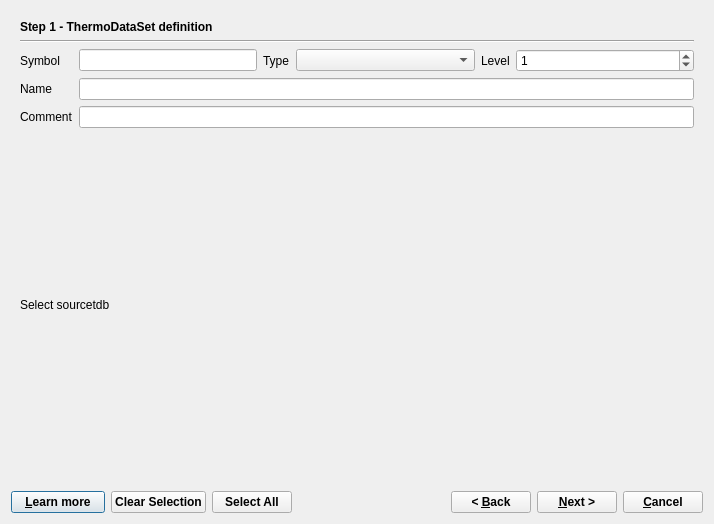
<?xml version="1.0" encoding="UTF-8"?>
<ui version="4.0">
 <class>ThermoDataSetDialog</class>
 <widget class="QDialog" name="ThermoDataSetDialog">
  <property name="geometry">
   <rect>
    <x>0</x>
    <y>0</y>
    <width>714</width>
    <height>524</height>
   </rect>
  </property>
  <property name="windowTitle">
   <string>Dialog</string>
  </property>
  <layout class="QVBoxLayout" name="verticalLayout_3">
   <item>
    <widget class="QStackedWidget" name="stackedWidget">
     <property name="sizePolicy">
      <sizepolicy hsizetype="Preferred" vsizetype="Preferred">
       <horstretch>0</horstretch>
       <verstretch>0</verstretch>
      </sizepolicy>
     </property>
     <property name="currentIndex">
      <number>0</number>
     </property>
     <widget class="QWidget" name="page">
      <layout class="QGridLayout" name="gridLayout">
       <item row="3" column="1" colspan="5">
        <widget class="QLineEdit" name="pName">
         <property name="sizePolicy">
          <sizepolicy hsizetype="Expanding" vsizetype="Fixed">
           <horstretch>0</horstretch>
           <verstretch>0</verstretch>
          </sizepolicy>
         </property>
        </widget>
       </item>
       <item row="2" column="4">
        <widget class="QLabel" name="label_4">
         <property name="text">
          <string>Level</string>
         </property>
        </widget>
       </item>
       <item row="4" column="0">
        <widget class="QLabel" name="label_6">
         <property name="sizePolicy">
          <sizepolicy hsizetype="Minimum" vsizetype="Preferred">
           <horstretch>0</horstretch>
           <verstretch>0</verstretch>
          </sizepolicy>
         </property>
         <property name="text">
          <string>Comment</string>
         </property>
        </widget>
       </item>
       <item row="2" column="0">
        <widget class="QLabel" name="label">
         <property name="sizePolicy">
          <sizepolicy hsizetype="Minimum" vsizetype="Preferred">
           <horstretch>0</horstretch>
           <verstretch>0</verstretch>
          </sizepolicy>
         </property>
         <property name="text">
          <string>Symbol</string>
         </property>
        </widget>
       </item>
       <item row="2" column="1">
        <widget class="QLineEdit" name="pSymbol">
         <property name="sizePolicy">
          <sizepolicy hsizetype="Expanding" vsizetype="Fixed">
           <horstretch>0</horstretch>
           <verstretch>0</verstretch>
          </sizepolicy>
         </property>
        </widget>
       </item>
       <item row="2" column="5">
        <widget class="QSpinBox" name="pLevel">
         <property name="sizePolicy">
          <sizepolicy hsizetype="Expanding" vsizetype="Fixed">
           <horstretch>0</horstretch>
           <verstretch>0</verstretch>
          </sizepolicy>
         </property>
         <property name="maximum">
          <number>20</number>
         </property>
         <property name="value">
          <number>1</number>
         </property>
        </widget>
       </item>
       <item row="2" column="3">
        <widget class="QComboBox" name="pType">
         <property name="sizePolicy">
          <sizepolicy hsizetype="Expanding" vsizetype="Fixed">
           <horstretch>0</horstretch>
           <verstretch>0</verstretch>
          </sizepolicy>
         </property>
        </widget>
       </item>
       <item row="0" column="0" colspan="2">
        <widget class="QLabel" name="pageName">
         <property name="sizePolicy">
          <sizepolicy hsizetype="Preferred" vsizetype="Fixed">
           <horstretch>0</horstretch>
           <verstretch>0</verstretch>
          </sizepolicy>
         </property>
         <property name="font">
          <font>
           <weight>75</weight>
           <bold>true</bold>
          </font>
         </property>
         <property name="text">
          <string>Step 1 - ThermoDataSet definition</string>
         </property>
        </widget>
       </item>
       <item row="1" column="0" colspan="6">
        <widget class="Line" name="line">
         <property name="orientation">
          <enum>Qt::Horizontal</enum>
         </property>
        </widget>
       </item>
       <item row="5" column="0" colspan="2">
        <widget class="QLabel" name="label_5">
         <property name="sizePolicy">
          <sizepolicy hsizetype="Minimum" vsizetype="Minimum">
           <horstretch>0</horstretch>
           <verstretch>0</verstretch>
          </sizepolicy>
         </property>
         <property name="text">
          <string>Select sourcetdb</string>
         </property>
        </widget>
       </item>
       <item row="3" column="0">
        <widget class="QLabel" name="label_2">
         <property name="sizePolicy">
          <sizepolicy hsizetype="Minimum" vsizetype="Preferred">
           <horstretch>0</horstretch>
           <verstretch>0</verstretch>
          </sizepolicy>
         </property>
         <property name="text">
          <string>Name</string>
         </property>
        </widget>
       </item>
       <item row="4" column="1" colspan="5">
        <widget class="QLineEdit" name="pComment">
         <property name="sizePolicy">
          <sizepolicy hsizetype="Expanding" vsizetype="Fixed">
           <horstretch>0</horstretch>
           <verstretch>0</verstretch>
          </sizepolicy>
         </property>
        </widget>
       </item>
       <item row="2" column="2">
        <widget class="QLabel" name="label_3">
         <property name="sizePolicy">
          <sizepolicy hsizetype="Minimum" vsizetype="Preferred">
           <horstretch>0</horstretch>
           <verstretch>0</verstretch>
          </sizepolicy>
         </property>
         <property name="text">
          <string>Type</string>
         </property>
        </widget>
       </item>
      </layout>
     </widget>
     <widget class="QWidget" name="page_2">
      <layout class="QGridLayout" name="gridLayout_2"/>
     </widget>
     <widget class="QWidget" name="page_4">
      <layout class="QVBoxLayout" name="verticalLayout_2">
       <item>
        <widget class="QLabel" name="pageName_3">
         <property name="sizePolicy">
          <sizepolicy hsizetype="Preferred" vsizetype="Fixed">
           <horstretch>0</horstretch>
           <verstretch>0</verstretch>
          </sizepolicy>
         </property>
         <property name="font">
          <font>
           <weight>75</weight>
           <bold>true</bold>
          </font>
         </property>
         <property name="text">
          <string>Step 3 -  Select substances</string>
         </property>
        </widget>
       </item>
      </layout>
     </widget>
     <widget class="QWidget" name="page_3">
      <layout class="QVBoxLayout" name="verticalLayout">
       <item>
        <widget class="QLabel" name="pageName_2">
         <property name="sizePolicy">
          <sizepolicy hsizetype="Preferred" vsizetype="Fixed">
           <horstretch>0</horstretch>
           <verstretch>0</verstretch>
          </sizepolicy>
         </property>
         <property name="font">
          <font>
           <weight>75</weight>
           <bold>true</bold>
          </font>
         </property>
         <property name="text">
          <string>Step 4- Selection of ReactionSet</string>
         </property>
        </widget>
       </item>
      </layout>
     </widget>
    </widget>
   </item>
   <item>
    <layout class="QHBoxLayout">
     <item>
      <widget class="QPushButton" name="bHelp">
       <property name="font">
        <font>
         <weight>75</weight>
         <bold>true</bold>
        </font>
       </property>
       <property name="text">
        <string>   &amp;Learn more   </string>
       </property>
       <property name="shortcut">
        <string>F1</string>
       </property>
      </widget>
     </item>
     <item>
      <widget class="QPushButton" name="bReset">
       <property name="font">
        <font>
         <weight>75</weight>
         <bold>true</bold>
        </font>
       </property>
       <property name="text">
        <string>Clear Selection</string>
       </property>
      </widget>
     </item>
     <item>
      <widget class="QPushButton" name="bSelectAll">
       <property name="font">
        <font>
         <weight>75</weight>
         <bold>true</bold>
        </font>
       </property>
       <property name="text">
        <string>Select All</string>
       </property>
      </widget>
     </item>
     <item>
      <spacer>
       <property name="orientation">
        <enum>Qt::Horizontal</enum>
       </property>
       <property name="sizeHint" stdset="0">
        <size>
         <width>40</width>
         <height>20</height>
        </size>
       </property>
      </spacer>
     </item>
     <item>
      <widget class="QPushButton" name="bBack">
       <property name="font">
        <font>
         <weight>75</weight>
         <bold>true</bold>
        </font>
       </property>
       <property name="text">
        <string>&lt; &amp;Back</string>
       </property>
      </widget>
     </item>
     <item>
      <widget class="QPushButton" name="bNext">
       <property name="font">
        <font>
         <weight>75</weight>
         <bold>true</bold>
        </font>
       </property>
       <property name="text">
        <string>&amp;Next &gt;</string>
       </property>
      </widget>
     </item>
     <item>
      <widget class="QPushButton" name="pCancelButton">
       <property name="font">
        <font>
         <weight>75</weight>
         <bold>true</bold>
        </font>
       </property>
       <property name="text">
        <string> &amp;Cancel </string>
       </property>
      </widget>
     </item>
    </layout>
   </item>
  </layout>
 </widget>
 <resources/>
 <connections/>
</ui>
